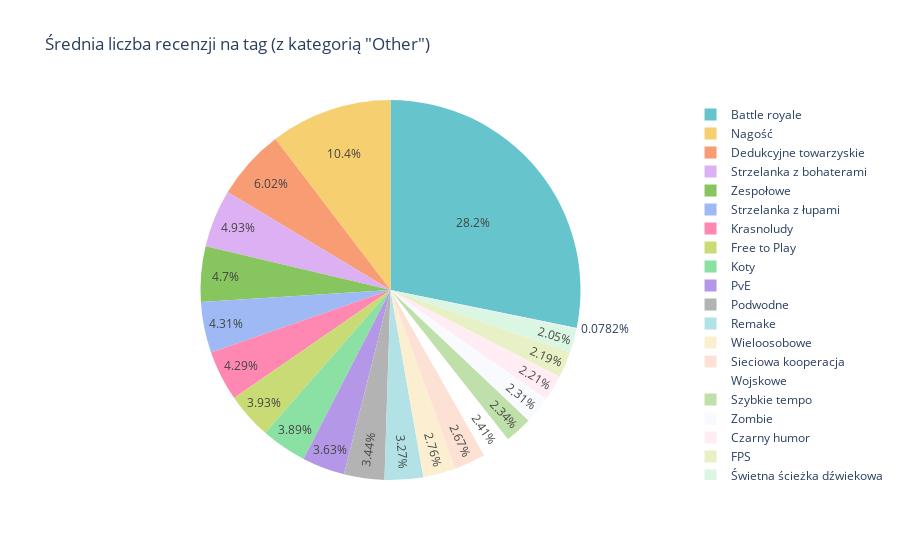

Source (notebook cell):
### Code cell
def prepare_avg_reviews_per_tag(df, top_n=20):
    # Zliczanie liczby recenzji na tag i liczby gier
    tags = df['Tagi'].apply(lambda x: x.split(', '))
    tag_reviews = Counter()
    tag_counts = Counter()

    for idx, tag_list in enumerate(tags):
        for tag in tag_list:
            tag_reviews[tag] += df.iloc[idx]['Liczba recenzji']
            tag_counts[tag] += 1

    # Obliczanie średniej liczby recenzji na tag
    avg_reviews = {tag: tag_reviews[tag] / tag_counts[tag] for tag in tag_reviews}

    # Przygotowanie danych: top N tagów i kategoria "Other"
    sorted_avg_reviews = sorted(avg_reviews.items(), key=lambda x: x[1], reverse=True)
    top_tags = sorted_avg_reviews[:top_n]
    other_count = sum(tag_counts[tag] for tag, _ in sorted_avg_reviews[top_n:])

    # Przygotowanie DataFrame
    pie_data = pd.DataFrame(top_tags, columns=['Tag', 'Average Reviews'])
    if other_count > 0:
        other_row = pd.DataFrame([{'Tag': 'Other', 'Average Reviews': other_count}])
        pie_data = pd.concat([pie_data, other_row], ignore_index=True)
    
    return pie_data

# Przygotowanie danych do wykresu
avg_reviews_per_tag_data = prepare_avg_reviews_per_tag(df)

# Wizualizacja
fig = px.pie(avg_reviews_per_tag_data, names='Tag', values='Average Reviews',
             title='Średnia liczba recenzji na tag (z kategorią "Other")',
             color_discrete_sequence=px.colors.qualitative.Pastel)
fig.show()

### Figure 1 — Plotly figure (JSON) as saved in the notebook; plotly's stock layout.template omitted (floating-point values rounded to 4 significant figures)
{"data": [{"domain": {"x": [0, 1], "y": [0, 1]}, "hovertemplate": "Tag=%{label}<br>Average Reviews=%{value}<extra></extra>", "labels": ["Battle royale", "Nagość", "Dedukcyjne towarzyskie", "Strzelanka z bohaterami", "Zespołowe", "Strzelanka z łupami", "Krasnoludy", "Free to Play", "Koty", "PvE", "Podwodne", "Remake", "Wieloosobowe", "Sieciowa kooperacja", "Wojskowe", "Szybkie tempo", "Zombie", "Czarny humor", "FPS", "Świetna ścieżka dźwiękowa", "Other"], "legendgroup": "", "name": "", "showlegend": true, "type": "pie", "values": [976248, 358744, 208300.0, 170629, 162772, 149300.0, 148400.0, 136100.0, 134727, 125502, 119000.0, 113307, 95490.0, 92580.0, 83450.0, 81070.0, 79900.0, 76540.0, 75870.0, 71090.0, 2706]}], "layout": {"legend": {"tracegroupgap": 0}, "piecolorway": ["rgb(102, 197, 204)", "rgb(246, 207, 113)", "rgb(248, 156, 116)", "rgb(220, 176, 242)", "rgb(135, 197, 95)", "rgb(158, 185, 243)", "rgb(254, 136, 177)", "rgb(201, 219, 116)", "rgb(139, 224, 164)", "rgb(180, 151, 231)", "rgb(179, 179, 179)"], "title": {"text": "Średnia liczba recenzji na tag (z kategorią \"Other\")"}}}
